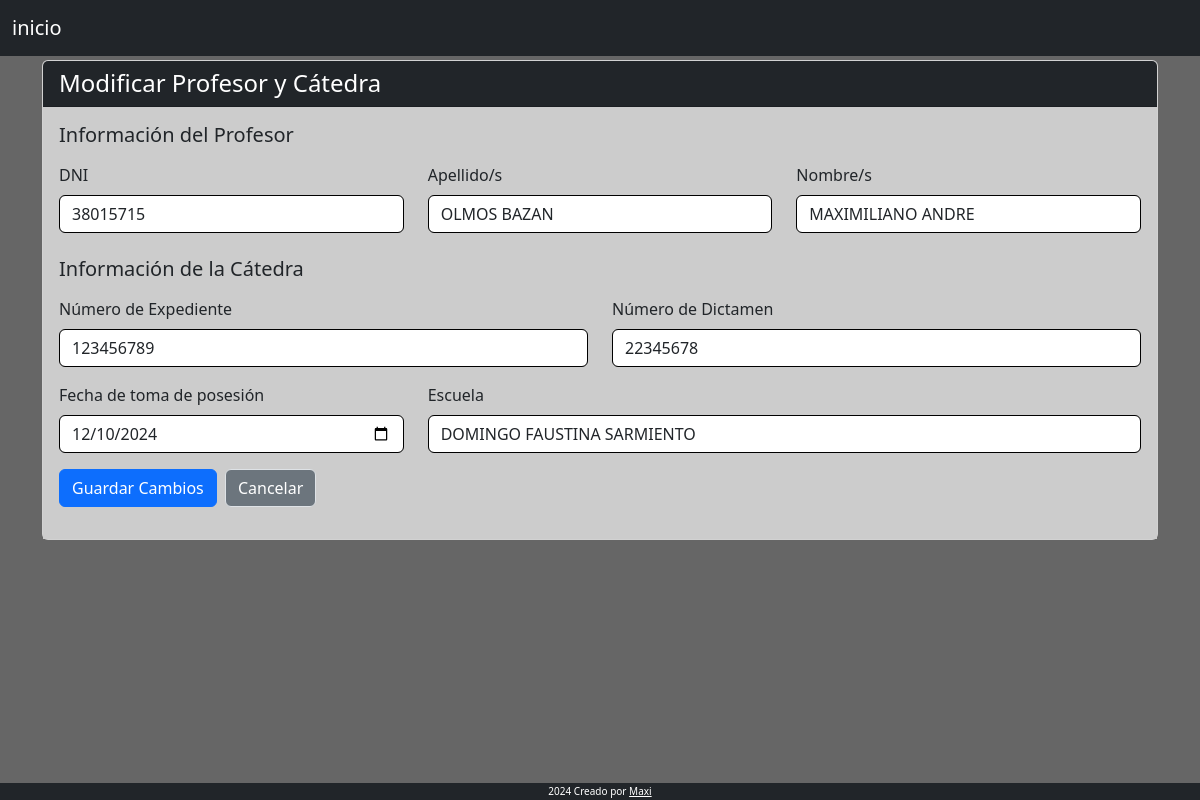
The app's page /hs_catedra_edit.php?id=1 with its own data.
### tables this page shows
CREATE TABLE `hs_catedras` (
  `id_catedra` int(11) NOT NULL,
  `id_profe` int(11) NOT NULL,
  `num_exp` varchar(50) NOT NULL,
  `num_dictamen` varchar(50) NOT NULL,
  `escuela` varchar(255) NOT NULL,
  `fecha_toma` date NOT NULL,
  `fecha_crea` date NOT NULL,
  `estado` varchar(10) NOT NULL DEFAULT 'Activo',
  `tipo` int(20) NOT NULL
);

CREATE TABLE `profesor` (
  `id_profe` int(11) NOT NULL,
  `nombre` varchar(50) NOT NULL,
  `apellido` varchar(50) NOT NULL,
  `dni` int(15) NOT NULL
);

### hs_catedra_edit.php (the view, shortened to what this page needs)
<?php include 'navbar.php';
if (isset($_GET['id']) && is_numeric($_GET['id'])) {
    $id = $_GET['id'];
    try {
        $query = "SELECT
                hs_catedras.*,
                profesor.*,
                tipo_tabla.*
            FROM
                hs_catedras
            INNER JOIN profesor ON hs_catedras.id_profe = profesor.id_profe
            INNER JOIN tipo_tabla ON hs_catedras.tipo = tipo_tabla.id_tipo
            WHERE hs_catedras.id_profe = :id
        ";
        $stmt = $db->prepare($query);
        $stmt->bindParam(':id', $id, PDO::PARAM_INT);
        $stmt->execute();
        $profe = $stmt->fetch(PDO::FETCH_ASSOC);
    } catch (PDOException $e) {
        echo "<div class='alert alert-danger'>Error al recuperar datos: " . $e->getMessage() . "</div>";
        exit();
    }
}
?>
<div class="container mt-0">
    <div class="row">
        <div class="col-md-12">
            <div class="card">
                <div class="card-header bg-dark text-white">
                    <h4 class="mb-0">Modificar Profesor y Cátedra</h4>
                </div>
                <div class="card-body" style="background-color:#cccccc;">
                    <form method="POST" action="">
                        <h5 class="mb-3">Información del Profesor</h5>
                        <div class="row mb-3">
                            <div class="col-md-4">
                                <label class="form-label">DNI</label>
                                <input type="text" name="dni" class="form-control"
                                    pattern="[0-9]{8}" title="Ingresa exactamente 8 dígitos numéricos"
                                    value="<?php echo htmlspecialchars($profe['dni'] ?? '', ENT_QUOTES, 'UTF-8'); ?>"
                                    oninput="validarInput(this)" required>
                            </div>
                            <div class="col-md-4">
                                <label class="form-label">Apellido/s</label>
                                <input type="text" name="apellido" class="form-control" value="<?php echo htmlspecialchars($profe['apellido'] ?? '', ENT_QUOTES, 'UTF-8'); ?>" required>
                            </div>
                            <div class="col-md-4">
                                <label class="form-label">Nombre/s</label>
                                <input type="text" name="nombre" class="form-control" value="<?php echo htmlspecialchars($profe['nombre'] ?? '', ENT_QUOTES, 'UTF-8'); ?>" required>
                            </div>
                        </div>
                        <h5 class="mb-3 mt-4">Información de la Cátedra</h5>
                        <div class="row mb-3">
                            <div class="col-md-6">
                                <label class="form-label">Número de Expediente</label>
                                <input type="text" name="num_exp" class="form-control" value="<?php echo htmlspecialchars($profe['num_exp'] ?? '', ENT_QUOTES, 'UTF-8'); ?>" required>
                            </div>
                            <div class="col-md-6">
                                <label class="form-label">Número de Dictamen</label>
                                <input type="text" name="num_dictamen" class="form-control" value="<?php echo htmlspecialchars($profe['num_dictamen'] ?? '', ENT_QUOTES, 'UTF-8'); ?>" required>
                            </div>
                        </div>
                        <div class="row mb-3">
                            <div class="col-md-4">
                                <label class="form-label">Fecha de toma de posesión</label>
                                <input type="date" name="fecha_toma" class="form-control" value="<?php echo htmlspecialchars($profe['fecha_toma'] ?? '', ENT_QUOTES, 'UTF-8'); ?>" required>
                            </div>
                            <div class="col-md-8">
                                <label class="form-label">Escuela</label>
                                <input type="text" name="escuela" class="form-control" value="<?php echo htmlspecialchars($profe['escuela'] ?? '', ENT_QUOTES, 'UTF-8'); ?>" required>
                            </div>
                        </div>
                        <button type="submit" class="btn btn-primary">Guardar Cambios</button>
                        <a class="btn btn-secondary ml-1 border " href="hs_catedra_lista.php?id=<?php echo $id; ?>">Cancelar</a>
                    </form>
                </div>
            </div>
        </div>
    </div>
</div>
<?php require 'footer.php'; ?>

### navbar.php (style rules this page uses)
body { background-color:#666666; }

### hs_catedra_edit.php (style rules this page uses)
input.form-control { border: 1px solid #000; }

### records on screen
hs_catedras: dni "38015715", apellido "OLMOS BAZAN", nombre "MAXIMILIANO ANDRE", num_exp "123456789", num_dictamen "22345678", fecha_toma "12/10/2024", escuela "DOMINGO FAUSTINA SARMIENTO"
